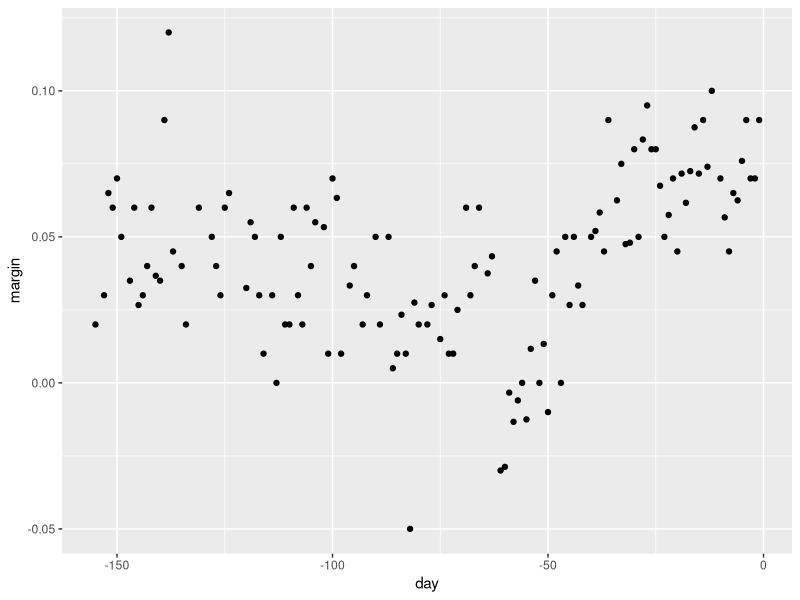
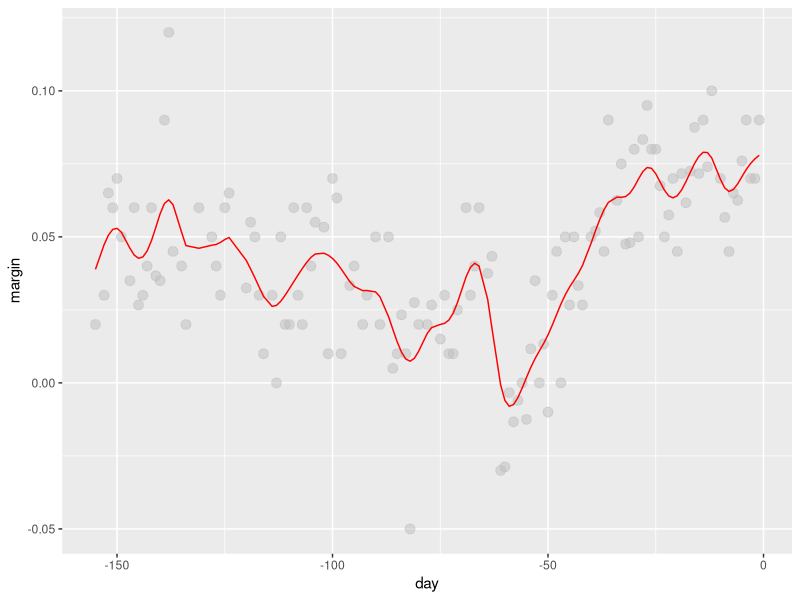
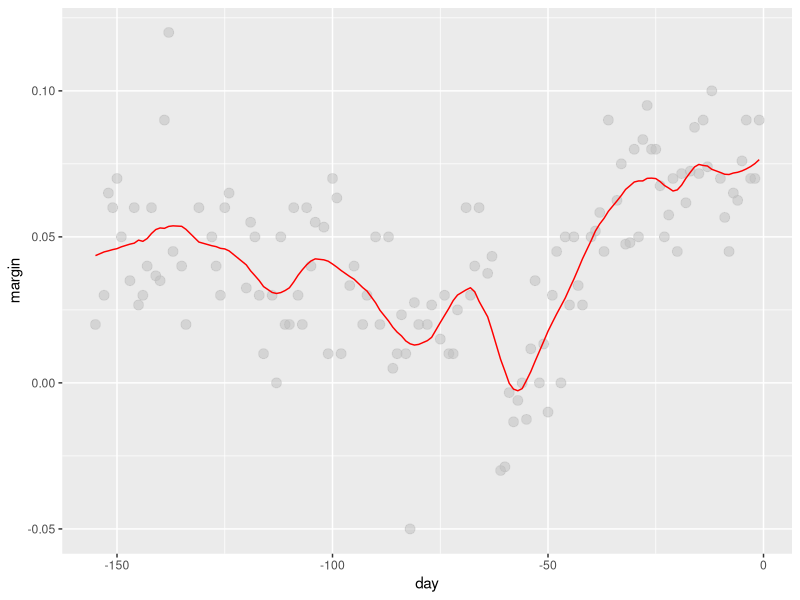

Source code (R) for these figures, in order:
library(dslabs)
library(tidyverse)
library(caret)
data("polls_2008")
qplot(day,margin,data = polls_2008)
span <- 7
fit <- with(polls_2008,
            ksmooth(day, margin, x.points = day, kernel="normal", bandwidth = span))
polls_2008 %>% mutate(smooth = fit$y) %>%
  ggplot(aes(day, margin)) +
  geom_point(size = 3, alpha = .5, color = "grey") +
  geom_line(aes(day, smooth), color="red")
#---------------------Loess--------------------
total_days <- diff(range(polls_2008$day))
span <- 21/total_days
fit <- loess(margin ~ day, degree=1, span = span, data=polls_2008)
polls_2008 %>% mutate(smooth = fit$fitted) %>%
  ggplot(aes(day, margin)) +
  geom_point(size = 3, alpha = .5, color = "grey") +
  geom_line(aes(day, smooth), color="red")
